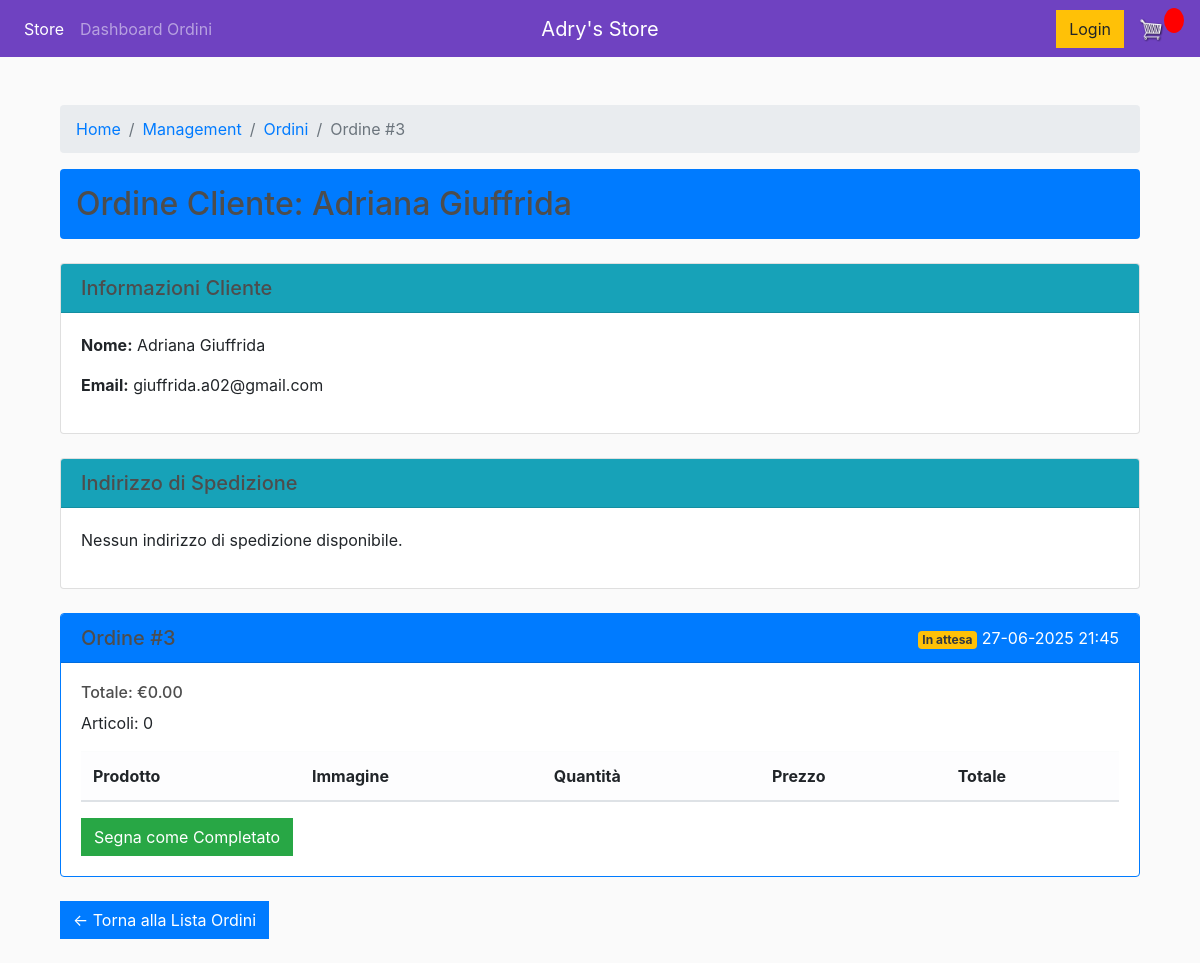
Before: /orders/3/ (signed in) with the older database file.
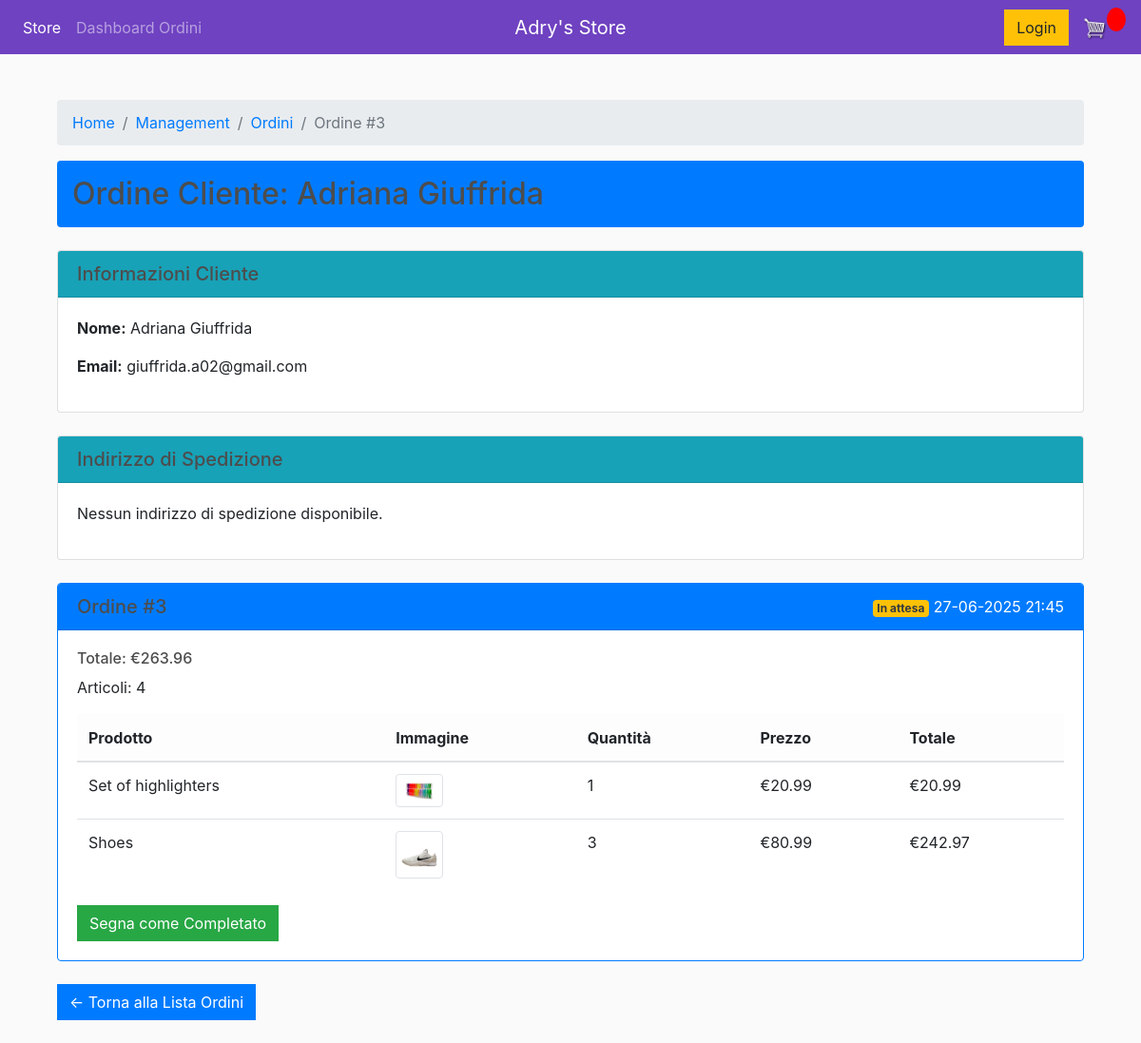
After: the same page with the newer database file.
### store/models.py (models this page shows, shortened)
class Order(models.Model):
	customer = models.ForeignKey(Customer, on_delete=models.SET_NULL, null=True, blank=True)
	date_ordered = models.DateTimeField(auto_now_add=True)
	complete = models.BooleanField(default=False)
	transaction_id = models.CharField(max_length=100, null=True)
	@property
	def get_cart_total(self):
		orderitems = self.orderitem_set.all()
		total = sum([item.get_total for item in orderitems])
		return total
	@property
	def get_cart_items(self):
		orderitems = self.orderitem_set.all()
		total = sum([item.quantity for item in orderitems])
		return total

class Customer(models.Model):
	user = models.OneToOneField(User, null=True, blank=True, on_delete=models.CASCADE)
	name= models.CharField(max_length=200, null=True)
	email= models.CharField(max_length=200)

class OrderItem(models.Model):
	product = models.ForeignKey(Product, on_delete=models.SET_NULL, null=True)
	order = models.ForeignKey(Order, on_delete=models.SET_NULL, null=True)
	quantity = models.IntegerField(default=0, null=True, blank=True)
	date_added = models.DateTimeField(auto_now_add=True)
	@property
	def get_total(self):
		total =self.product.price * self.quantity
		return total

class Product(models.Model):
	name = models.CharField(max_length=200)
	price = models.DecimalField(max_digits=7, decimal_places=2)
	digital = models.BooleanField(default=False, null=True, blank=True)
	image = models.ImageField(null=True, blank=True)
	@property
	def imageURL(self):
		try:
			url = self.image.url
		except:
			url = ''
		return url

### orders/views.py (the view)
# urls.py: path('<int:ordine_id>/', dettaglio_ordine, name='dettaglio_ordine'),
@staff_member_required
def dettaglio_ordine(request, ordine_id):
    ordine = get_object_or_404(Order, id=ordine_id)
    return render(request, 'orders/dettaglio_ordine.html', {'ordine': ordine})

### orders/templates/orders/dettaglio_ordine.html (shortened to what the changed rows need)
{% extends 'store/main.html' %}
{% block content %}
<div class="container mt-4">
    <nav aria-label="breadcrumb">
        <ol class="breadcrumb">
            <li class="breadcrumb-item"><a href="{% url 'store' %}">Home</a></li>
            <li class="breadcrumb-item"><a href="{% url 'orders:dashboard' %}">Management</a></li>
            <li class="breadcrumb-item"><a href="{% url 'orders:lista_ordini' %}">Ordini</a></li>
            <li class="breadcrumb-item active">Ordine #{{ ordine.id }}</li>
        </ol>
    </nav>
    <div class="bg-primary text-white p-3 mb-4 rounded">
        <h2 class="m-0">Ordine Cliente: {% if ordine.customer %}
            {{ ordine.customer.name }}
            {% else %}
            Anonimo
            {% endif %}
        </h2>
    </div>
    <div class="card mb-4">
        <div class="card-body">
            {% if ordine.customer %}
            <p><strong>Nome:</strong> {{ ordine.customer.name }}</p>
            <p><strong>Email:</strong> {{ ordine.customer.email }}</p>
            {% else %}
            <p>Cliente anonimo</p>
            {% endif %}
        </div>
    </div>
    <div class="card mb-4 border-primary">
        <div class="card-header bg-primary text-white d-flex justify-content-between align-items-center">
            <h5 class="m-0">Ordine #{{ ordine.id }}</h5>
            <div>
                <span class="badge {% if ordine.complete %}bg-success{% else %}bg-warning text-dark{% endif %}">
                    {% if ordine.complete %}Completato{% else %}In attesa{% endif %}
                </span>
                <span class="ms-2">{{ ordine.date_ordered|date:"d-m-Y H:i" }}</span>
            </div>
        </div>
        <div class="card-body">
            <h6>Totale: €{{ ordine.get_cart_total|floatformat:2 }}</h6>
            <p>Articoli: {{ ordine.get_cart_items }}</p>
            <table class="table">
                <thead class="table-light">
                    <tr>
                        <th>Prodotto</th>
                        <th>Immagine</th>
                        <th>Quantità</th>
                        <th>Prezzo</th>
                        <th>Totale</th>
                    </tr>
                </thead>
                <tbody>
                    {% for item in ordine.orderitem_set.all %}
                    <tr>
                        <td>{{ item.product.name }}</td>
                        <td>
                            {% if item.product.imageURL %}
                            <img src="{{ item.product.imageURL }}" width="50" height="50" class="img-thumbnail" />
                            {% else %}
                            <span class="text-muted">Nessuna immagine</span>
                            {% endif %}
                        </td>
                        <td>{{ item.quantity }}</td>
                        <td>€{{ item.product.price|floatformat:2 }}</td>
                        <td>€{{ item.get_total|floatformat:2 }}</td>
                    </tr>
                    {% endfor %}
                </tbody>
            </table>
            {% if not ordine.complete %}
            <form method="post" action="{% url 'orders:cambia_stato_ordine' ordine.id %}" class="mt-3">
                <button type="submit" class="btn btn-success">Segna come Completato</button>
            </form>
            {% endif %}
        </div>
    </div>
</div>
{% endblock %}

Changed rows visible on the page:
computed for Order "Adriana Giuffrida": get_cart_total "0.00" → "263.96"; get_cart_items "0" → "4"
added OrderItem: product.name "Set of highlighters", product.imageURL (picture), quantity "1", product.price "20.99", get_total "20.99"
added OrderItem: product.name "Shoes", product.imageURL (picture), quantity "3", product.price "80.99", get_total "242.97"
